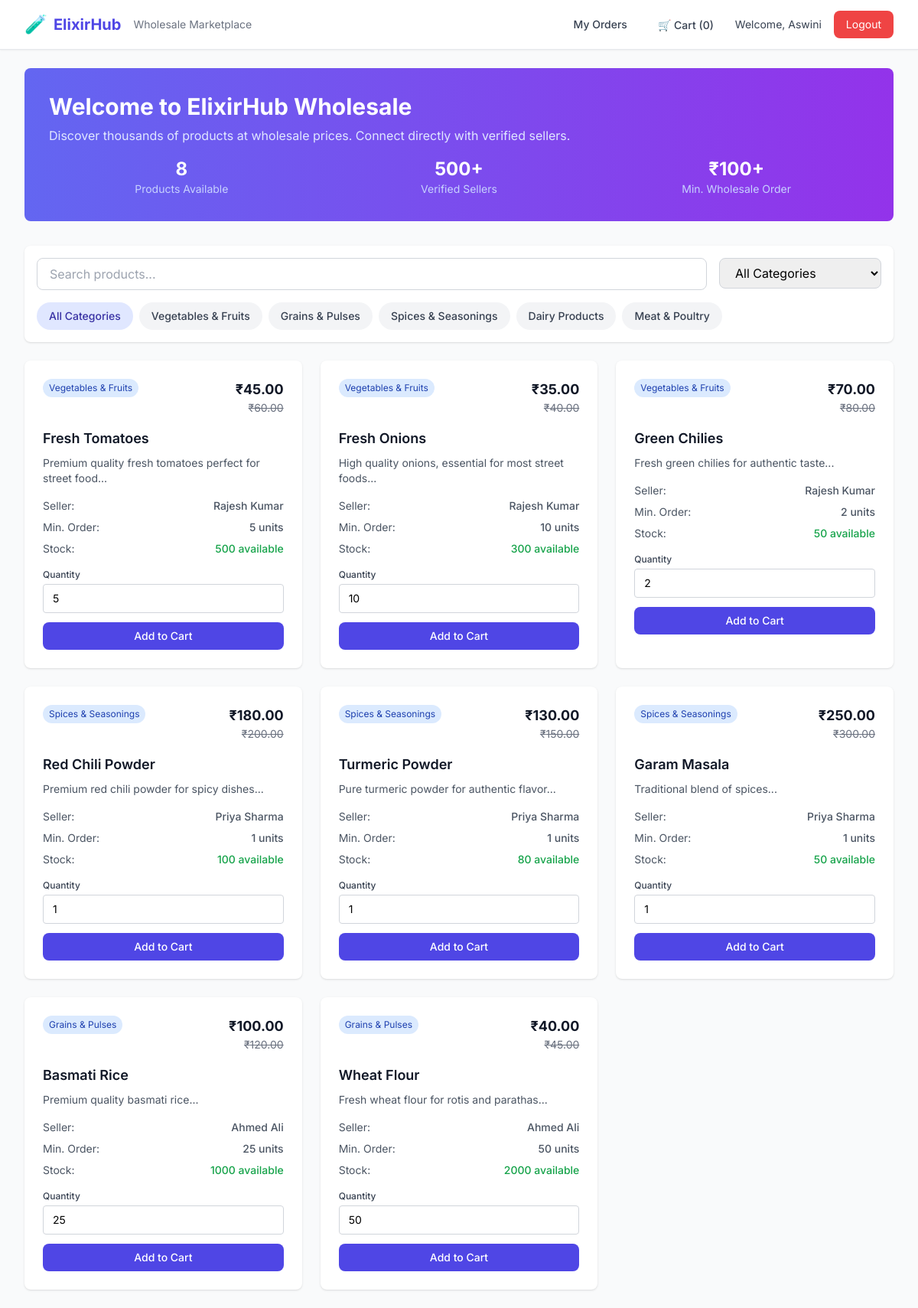
The page /dashboard_shop.php (signed in) on the database its author committed.
### tables this page shows
CREATE TABLE shops (
            id INTEGER PRIMARY KEY AUTOINCREMENT,
            shop_name TEXT NOT NULL,
            email TEXT UNIQUE NOT NULL,
            password TEXT NOT NULL,
            phone TEXT,
            address TEXT,
            business_type TEXT,
            food_category TEXT,
            created_at DATETIME DEFAULT CURRENT_TIMESTAMP
        );

CREATE TABLE products (
            id INTEGER PRIMARY KEY AUTOINCREMENT,
            seller_id INTEGER,
            product_name TEXT NOT NULL,
            description TEXT,
            category TEXT,
            price DECIMAL(10,2),
            wholesale_price DECIMAL(10,2),
            min_order_qty INTEGER DEFAULT 1,
            stock_quantity INTEGER DEFAULT 0,
            unit TEXT DEFAULT 'kg',
            product_image TEXT,
            created_at DATETIME DEFAULT CURRENT_TIMESTAMP,
            FOREIGN KEY (seller_id) REFERENCES sellers(id)
        );

CREATE TABLE sellers (
            id INTEGER PRIMARY KEY AUTOINCREMENT,
            seller_name TEXT NOT NULL,
            email TEXT UNIQUE NOT NULL,
            password TEXT NOT NULL,
            phone TEXT,
            company_name TEXT,
            business_category TEXT,
            supply_area TEXT,
            created_at DATETIME DEFAULT CURRENT_TIMESTAMP
        );

### dashboard_shop.php (the view, shortened to what this page needs)
<?php
include "config.php";
$stmt = $conn->prepare("SELECT * FROM shops WHERE id = ?");
$stmt->execute([$_SESSION['user_id']]);
$shop_info = $stmt->fetch(PDO::FETCH_ASSOC);
$stmt = $conn->query("SELECT p.*, s.seller_name, s.company_name FROM products p JOIN sellers s ON p.seller_id = s.id ORDER BY p.created_at DESC");
$products = $stmt->fetchAll(PDO::FETCH_ASSOC);
$stmt = $conn->prepare("SELECT COUNT(*) as cart_count FROM cart WHERE shop_id = ?");
$stmt->execute([$_SESSION['user_id']]);
$cart_count = $stmt->fetch(PDO::FETCH_ASSOC)['cart_count'];
?>
<!DOCTYPE html>
<html lang="en">
<head>
  <script src="https://cdn.tailwindcss.com"></script>
</head>
<body class="bg-gray-50">
  <nav class="bg-white shadow-sm border-b">
    <div class="max-w-7xl mx-auto px-4 sm:px-6 lg:px-8">
      <div class="flex justify-between h-16">
        <div class="flex items-center">
          <span class="text-2xl">🧪</span>
          <span class="ml-2 text-xl font-bold text-indigo-600">ElixirHub</span>
          <span class="ml-4 text-sm text-gray-500">Wholesale Marketplace</span>
        </div>
        <div class="flex items-center space-x-4">
          <a href="orders.php" class="text-gray-700 hover:text-indigo-600 px-3 py-2 text-sm font-medium">My Orders</a>
          <div class="relative">
            <a href="cart.php" class="text-gray-700 hover:text-indigo-600 px-3 py-2 text-sm font-medium">
              🛒 Cart (<?= $cart_count ?>)
            </a>
          </div>
          <span class="text-sm text-gray-700">Welcome, <?= htmlspecialchars($shop_info['shop_name']) ?></span>
          <a href="logout.php" class="bg-red-500 hover:bg-red-600 text-white px-4 py-2 rounded-lg text-sm transition">Logout</a>
        </div>
      </div>
    </div>
  </nav>
  <div class="max-w-7xl mx-auto py-6 px-4 sm:px-6 lg:px-8">
    <div class="bg-gradient-to-r from-indigo-500 to-purple-600 rounded-lg p-8 mb-8 text-white">
      <h1 class="text-3xl font-bold mb-2">Welcome to ElixirHub Wholesale</h1>
      <p class="text-indigo-100">Discover thousands of products at wholesale prices. Connect directly with verified sellers.</p>
      <div class="mt-4 grid grid-cols-3 gap-4 text-center">
        <div>
          <div class="text-2xl font-bold"><?= count($products) ?></div>
          <div class="text-sm text-indigo-200">Products Available</div>
        </div>
        <div>
          <div class="text-2xl font-bold">500+</div>
          <div class="text-sm text-indigo-200">Verified Sellers</div>
        </div>
        <div>
          <div class="text-2xl font-bold">₹100+</div>
          <div class="text-sm text-indigo-200">Min. Wholesale Order</div>
        </div>
      </div>
    </div>
    <div class="bg-white rounded-lg shadow mb-6 p-4">
      <div class="flex flex-col md:flex-row gap-4 mb-4">
        <div class="flex-1">
          <input type="text" id="searchInput" placeholder="Search products..." class="w-full border border-gray-300 rounded-lg px-4 py-2 focus:outline-none focus:ring-2 focus:ring-indigo-500">
        </div>
        <div>
          <select id="categoryFilter" class="border border-gray-300 rounded-lg px-4 py-2 focus:outline-none focus:ring-2 focus:ring-indigo-500">
            <option value="">All Categories</option>
          </select>
        </div>
      </div>
      <div class="flex flex-wrap gap-2">
        <button onclick="filterByCategory('')" class="category-btn bg-indigo-100 text-indigo-800 px-4 py-2 rounded-full text-sm font-medium">All Categories</button>
        <button onclick="filterByCategory('Vegetables & Fruits')" class="category-btn bg-gray-100 text-gray-700 px-4 py-2 rounded-full text-sm font-medium hover:bg-gray-200">Vegetables & Fruits</button>
        <button onclick="filterByCategory('Grains & Pulses')" class="category-btn bg-gray-100 text-gray-700 px-4 py-2 rounded-full text-sm font-medium hover:bg-gray-200">Grains & Pulses</button>
        <button onclick="filterByCategory('Spices & Seasonings')" class="category-btn bg-gray-100 text-gray-700 px-4 py-2 rounded-full text-sm font-medium hover:bg-gray-200">Spices & Seasonings</button>
        <button onclick="filterByCategory('Dairy Products')" class="category-btn bg-gray-100 text-gray-700 px-4 py-2 rounded-full text-sm font-medium hover:bg-gray-200">Dairy Products</button>
        <button onclick="filterByCategory('Meat & Poultry')" class="category-btn bg-gray-100 text-gray-700 px-4 py-2 rounded-full text-sm font-medium hover:bg-gray-200">Meat & Poultry</button>
      </div>
    </div>
    <div class="grid grid-cols-1 md:grid-cols-2 lg:grid-cols-3 xl:grid-cols-4 gap-6">
      <?php foreach ($products as $product): ?>
        <div class="product-card bg-white rounded-lg shadow hover:shadow-lg transition-shadow">
          <div class="p-6">
            <div class="flex justify-between items-start mb-4">
              <span class="product-category inline-block bg-blue-100 text-blue-800 text-xs px-2 py-1 rounded-full"><?= htmlspecialchars($product['category']) ?></span>
              <div class="text-right">
                <div class="text-lg font-bold text-gray-900">₹<?= number_format($product['wholesale_price'], 2) ?></div>
                <div class="text-sm text-gray-500 line-through">₹<?= number_format($product['price'], 2) ?></div>
              </div>
            </div>
            <h3 class="product-name text-lg font-semibold text-gray-900 mb-2"><?= htmlspecialchars($product['product_name']) ?></h3>
            <p class="product-description text-gray-600 text-sm mb-4"><?= htmlspecialchars(substr($product['description'], 0, 80)) ?>...</p>
            <div class="space-y-2 text-sm text-gray-600 mb-4">
              <div class="flex justify-between">
                <span>Seller:</span>
                <span class="font-medium"><?= htmlspecialchars($product['seller_name']) ?></span>
              </div>
              <div class="flex justify-between">
                <span>Min. Order:</span>
                <span class="font-medium"><?= $product['min_order_qty'] ?> units</span>
              </div>
              <div class="flex justify-between">
                <span>Stock:</span>
                <span class="font-medium text-green-600"><?= $product['stock_quantity'] ?> available</span>
              </div>
            </div>
            <form method="POST" class="space-y-3">
              <div>
                <label class="block text-xs font-medium text-gray-700 mb-1">Quantity</label>
                <input type="number" name="quantity" value="<?= $product['min_order_qty'] ?>" min="<?= $product['min_order_qty'] ?>" max="<?= $product['stock_quantity'] ?>" class="w-full border border-gray-300 rounded px-3 py-2 text-sm focus:outline-none focus:ring-2 focus:ring-indigo-500">
              </div>
              <button type="submit" name="add_to_cart" class="w-full bg-indigo-600 hover:bg-indigo-700 text-white py-2 px-4 rounded-lg text-sm font-medium transition">
                Add to Cart
              </button>
            </form>
          </div>
        </div>
      <?php endforeach; ?>
    </div>
  </div>
</body>
</html>

### dashboard_shop.php (style rules this page uses)
body { font-family: 'Inter', sans-serif; }

### rows shown on the page
shops: shop_name "Aswini"
products: category "Vegetables & Fruits", wholesale_price "45.00", price "60.00", product_name "Fresh Tomatoes", description "Premium quality fresh tomatoes perfect for street food", seller.seller_name "Rajesh Kumar", min_order_qty "5", stock_quantity "500", quantity "5"
products: category "Vegetables & Fruits", wholesale_price "35.00", price "40.00", product_name "Fresh Onions", description "High quality onions, essential for most street foods", seller.seller_name "Rajesh Kumar", min_order_qty "10", stock_quantity "300", quantity "10"
products: category "Vegetables & Fruits", wholesale_price "70.00", price "80.00", product_name "Green Chilies", description "Fresh green chilies for authentic taste", seller.seller_name "Rajesh Kumar", min_order_qty "2", stock_quantity "50", quantity "2"
products: category "Spices & Seasonings", wholesale_price "180.00", price "200.00", product_name "Red Chili Powder", description "Premium red chili powder for spicy dishes", seller.seller_name "Priya Sharma", min_order_qty "1", stock_quantity "100", quantity "1"
products: category "Spices & Seasonings", wholesale_price "130.00", price "150.00", product_name "Turmeric Powder", description "Pure turmeric powder for authentic flavor", seller.seller_name "Priya Sharma", min_order_qty "1", stock_quantity "80", quantity "1"
products: category "Spices & Seasonings", wholesale_price "250.00", price "300.00", product_name "Garam Masala", description "Traditional blend of spices", seller.seller_name "Priya Sharma", min_order_qty "1", stock_quantity "50", quantity "1"
products: category "Grains & Pulses", wholesale_price "100.00", price "120.00", product_name "Basmati Rice", description "Premium quality basmati rice", seller.seller_name "Ahmed Ali", min_order_qty "25", stock_quantity "1000", quantity "25"
products: category "Grains & Pulses", wholesale_price "40.00", price "45.00", product_name "Wheat Flour", description "Fresh wheat flour for rotis and parathas", seller.seller_name "Ahmed Ali", min_order_qty "50", stock_quantity "2000", quantity "50"

### other values the page prints
$cart_count "0"
count($products) "8"
